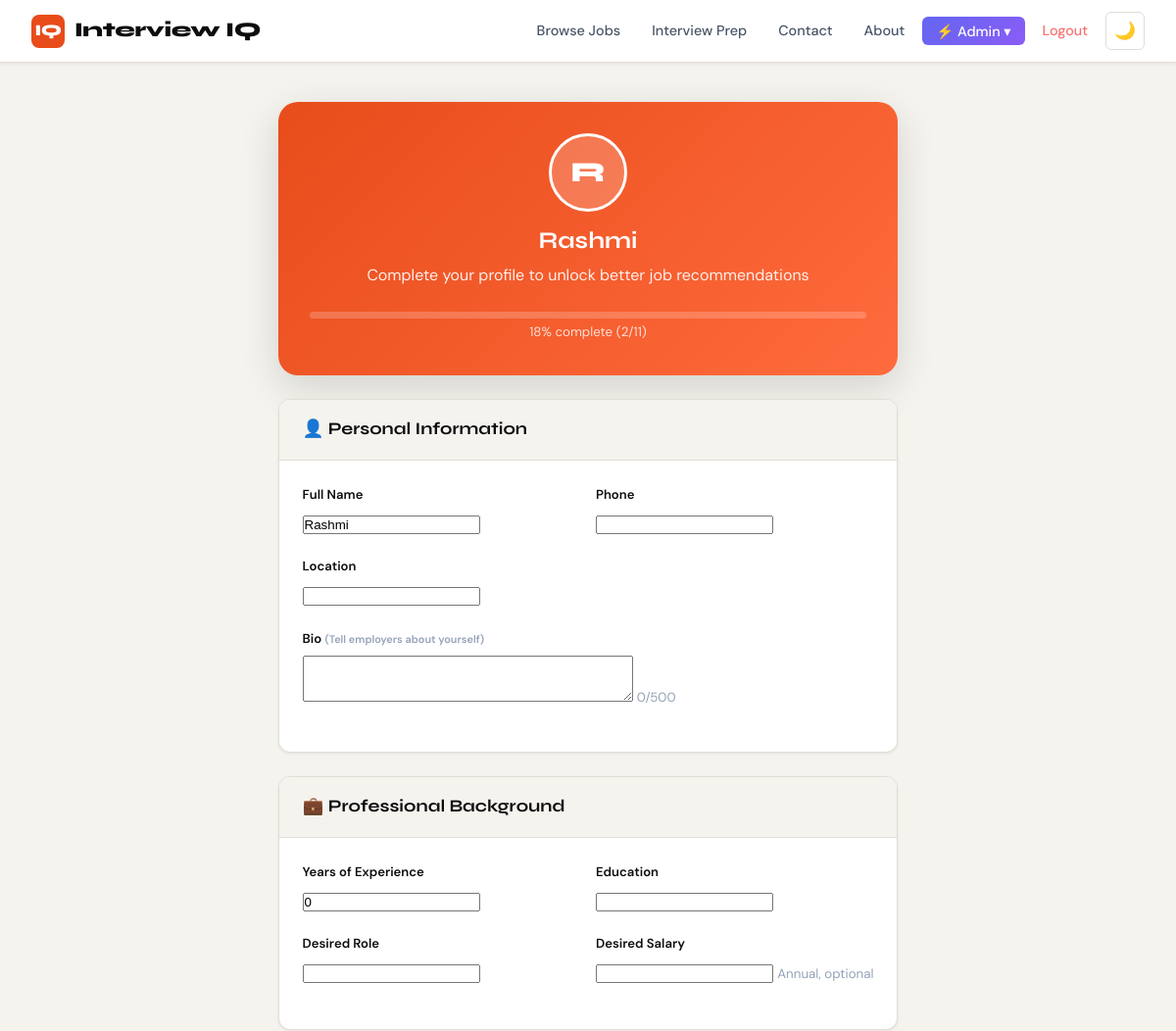
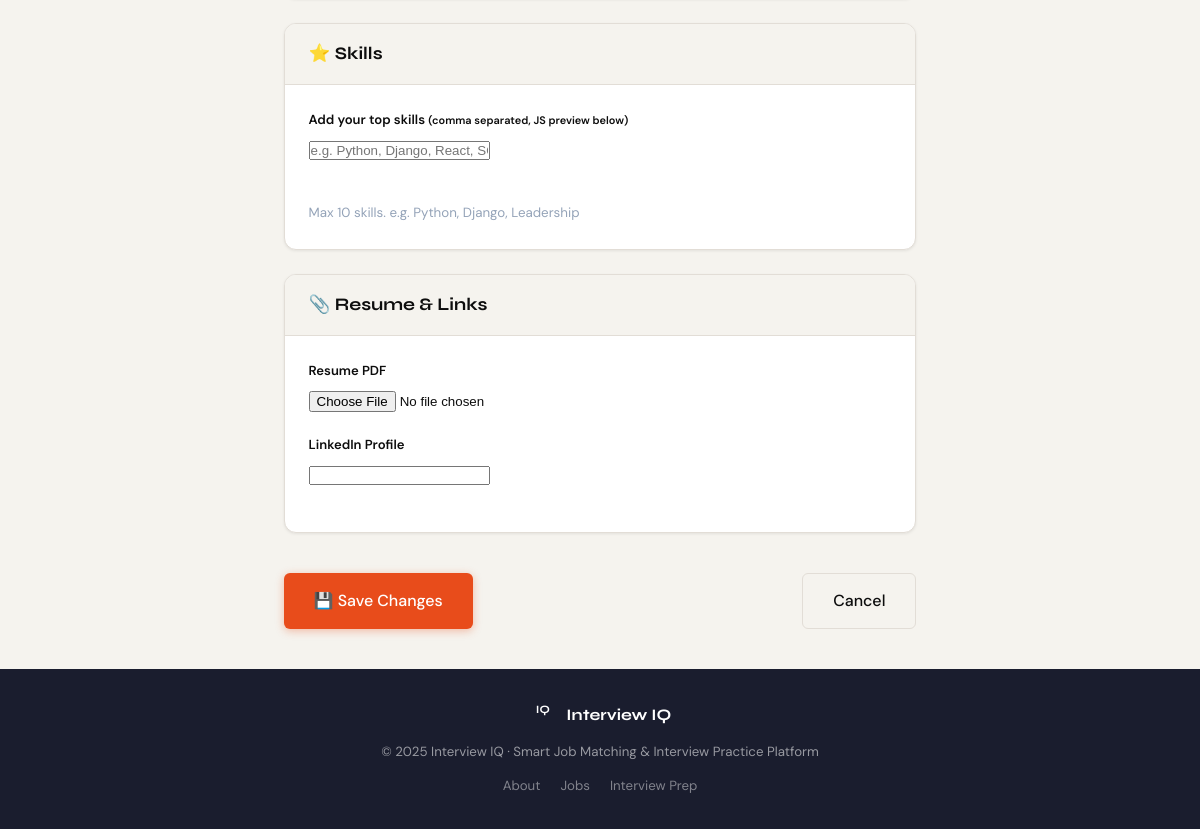
Screenshot of /accounts/profile/seeker/edit/ (signed in) with the database file from the repository (2 pictures, top to bottom).
### accounts/models.py (models this page shows, shortened)
class JobSeekerProfile(models.Model):
    user = models.OneToOneField(User, on_delete=models.CASCADE, related_name='seeker_profile')
    full_name = models.CharField(max_length=150)
    phone = models.CharField(max_length=20, blank=True)
    location = models.CharField(max_length=100, blank=True)
    bio = models.TextField(blank=True)
    skills = models.TextField(blank=True, help_text='Comma-separated skills')
    experience_years = models.PositiveIntegerField(default=0)
    education = models.CharField(max_length=200, blank=True)
    resume = models.FileField(upload_to='resumes/', blank=True, null=True)
    linkedin = models.URLField(blank=True)
    desired_role = models.CharField(max_length=150, blank=True)
    desired_salary = models.PositiveIntegerField(null=True, blank=True)
    created_at = models.DateTimeField(auto_now_add=True)

class User(AbstractUser):
    USER_TYPE_CHOICES = (('jobseeker', 'Job Seeker'), ('company', 'Company'), ('admin', 'Admin'))
    user_type = models.CharField(max_length=20, choices=USER_TYPE_CHOICES, default='jobseeker')
    email = models.EmailField(unique=True)
    def is_admin_user(self):
        return self.user_type == 'admin' or self.is_superuser

### accounts/views.py (the view)
# urls.py: path('profile/seeker/edit/', views.edit_seeker_profile, name='edit_seeker_profile'),
@login_required
def edit_seeker_profile(request):
    profile = request.user.seeker_profile
    if request.method == 'POST':
        form = JobSeekerProfileForm(request.POST, request.FILES, instance=profile)
        if form.is_valid():
            form.save()
            messages.success(request, "Profile updated successfully!")
            return redirect('seeker_dashboard')
    else:
        form = JobSeekerProfileForm(instance=profile)
    return render(request, 'accounts/edit_profile.html', {'form': form, 'profile_type': 'seeker'})

### accounts/forms.py
class JobSeekerProfileForm(forms.ModelForm):
    class Meta:
        model = JobSeekerProfile
        exclude = ['user']
        widgets = {
            'bio': forms.Textarea(attrs={'rows': 3}),
            'skills': forms.TextInput(attrs={'placeholder': 'e.g. Python, Django, React, SQL'}),
        }

### templates/accounts/edit_profile.html (shortened to what this page needs)
{% extends 'base.html' %}
{% load static %}
{% block content %}
<div class="page-container" style="max-width: 900px;">
  <div class="profile-hero mb-3" style="background: linear-gradient(135deg, var(--accent), var(--accent-light)); color: white; padding: 2rem; border-radius: var(--radius-lg); text-align: center; box-shadow: var(--shadow-lg);">
    <div class="avatar-circle mb-2 mx-auto" style="width: 80px; height: 80px; background: rgba(255,255,255,0.2); border: 3px solid white; font-size: 1.8rem;">
      {{ form.full_name.value|default:request.user.username|slice:":1"|upper }}
    </div>
    <h2 style="margin: 0 0 0.5rem 0; font-size: 1.5rem;">{{ form.full_name.value|default:'Update your profile' }}</h2>
    <p style="opacity: 0.9;">Complete your profile to unlock better job recommendations</p>
    <div class="progress-wrap mt-3" style="background: rgba(255,255,255,0.2);">
    </div>
    <small id="progress-text" style="opacity: 0.8;">0% complete</small>
  </div>
  <form method="post" enctype="multipart/form-data" id="edit-profile-form">
    <div class="card mb-3">
      <div class="card-header">
        <h3 style="margin: 0; font-size: 1.1rem;">👤 Personal Information</h3>
      </div>
      <div class="card-body">
        <div class="grid-2 gap-2">
          <div class="form-group">
            <label class="form-label">Full Name</label>
            {{ form.full_name }}
          </div>
          <div class="form-group">
            <label class="form-label">Phone</label>
            {{ form.phone }}
          </div>
        </div>
        <div class="form-group">
          <label class="form-label">Location</label>
          {{ form.location }}
        </div>
        <div class="form-group">
          <label class="form-label">Bio <small class="text-muted">(Tell employers about yourself)</small></label>
          {{ form.bio }}
          <small id="bio-count" class="text-muted">0/500</small>
        </div>
      </div>
    </div>
    {% if profile_type == 'seeker' %}
    <div class="card mb-3">
      <div class="card-header">
        <h3 style="margin: 0; font-size: 1.1rem;">💼 Professional Background</h3>
      </div>
      <div class="card-body">
        <div class="grid-2 gap-2">
          <div class="form-group">
            <label class="form-label">Years of Experience</label>
            {{ form.experience_years }}
          </div>
          <div class="form-group">
            <label class="form-label">Education</label>
            {{ form.education }}
          </div>
        </div>
        <div class="grid-2 gap-2">
          <div class="form-group">
            <label class="form-label">Desired Role</label>
            {{ form.desired_role }}
          </div>
          <div class="form-group">
            <label class="form-label">Desired Salary</label>
            {{ form.desired_salary }}
            <small class="text-muted">Annual, optional</small>
          </div>
        </div>
      </div>
    </div>
    {% endif %}
    <div class="card mb-3">
      <div class="card-header">
        <h3 style="margin: 0; font-size: 1.1rem;">⭐ Skills</h3>
      </div>
      <div class="card-body">
        <div class="form-group">
          <label class="form-label">Add your top skills <small>(comma separated, JS preview below)</small></label>
          {{ form.skills }}
        </div>
        <small class="text-muted">Max 10 skills. e.g. Python, Django, Leadership</small>
      </div>
    </div>
    <div class="card mb-3">
      <div class="card-header">
        <h3 style="margin: 0; font-size: 1.1rem;">📎 Resume & Links</h3>
      </div>
      <div class="card-body">
        <div class="form-group">
          <label class="form-label">Resume PDF</label>
          {{ form.resume }}
        </div>
        {% if profile_type == 'seeker' %}
        <div class="form-group">
          <label class="form-label">LinkedIn Profile</label>
          {{ form.linkedin }}
        </div>
        {% endif %}
      </div>
    </div>
    <div class="d-flex gap-2 justify-between" style="padding-top: 1rem;">
      <button type="submit" class="btn btn-primary btn-lg" id="save-btn">
        💾 Save Changes
      </button>
      <a href="{% if profile_type == 'company' %}{% url 'company_dashboard' %}{% else %}{% url 'seeker_dashboard' %}{% endif %}" class="btn btn-outline-dark btn-lg">Cancel</a>
    </div>
  </form>
</div>
{% endblock %}

### static/css/style.css (style rules this page uses)
:root { --ink: #0d0d0d; --paper: #f5f3ee; --surface: #ffffff; --accent: #e84c1b; --accent-light: #ff6b3d; --accent-dim: #fde8e1; --gold: #d4a853; --gold-dim: #fdf3df; --slate: #4a5568; --muted: #8a9ab0; --border: #e2ddd6; --success: #2d7d46; --success-dim: #d4edda; --warning: #8a6200; --warning-dim: #fff3cd; --danger: #c0392b; --danger-dim: #fde8e6; --info: #1a6fa8; --info-dim: #d6eaf8; --shadow-sm: 0 1px 3px rgba(0,0,0,0.08); --shadow: 0 4px 16px rgba(0,0,0,0.10); --shadow-lg: 0 12px 40px rgba(0,0,0,0.14); --radius: 12px; --radius-sm: 6px; --radius-lg: 20px; }
*, *::before, *::after { box-sizing: border-box; margin: 0; padding: 0; }
html { scroll-behavior: smooth; }
body { font-family: 'DM Sans', system-ui, sans-serif; background: var(--paper); color: var(--ink); line-height: 1.65; min-height: 100vh; display: flex; flex-direction: column; }
h1,h2,h3,h4,h5,h6 { font-family: 'Syne', sans-serif; line-height: 1.15; font-weight: 700; }
a { color: inherit; text-decoration: none; transition: color 0.2s; }
.btn { display: inline-flex; align-items: center; gap: 8px; padding: 10px 22px; border-radius: var(--radius-sm); font-family: 'DM Sans', sans-serif; font-size: 0.9rem; font-weight: 500; border: none; cursor: pointer; transition: all 0.3s ease; text-decoration: none; white-space: nowrap; }
.btn-primary { background: var(--accent); color: white; box-shadow: 0 2px 8px rgba(232,76,27,0.35); }
.btn-outline-dark { background: transparent; color: var(--ink); border: 1.5px solid var(--border); }
.btn-lg { padding: 14px 30px; font-size: 1rem; }
.page-container { max-width: 1200px; margin: 0 auto; padding: 2.5rem 2rem; flex: 1; }
.card { background: var(--surface); border-radius: var(--radius); border: 1px solid var(--border); box-shadow: var(--shadow-sm); overflow: hidden; transition: box-shadow 0.25s, transform 0.25s; }
.card-body { padding: 1.5rem; }
.card-header { padding: 1.25rem 1.5rem; border-bottom: 1px solid var(--border); background: var(--paper); display: flex; justify-content: space-between; align-items: center; }
.form-group { margin-bottom: 1.2rem; }
.form-label { display: block; font-size: 0.82rem; font-weight: 600; margin-bottom: 0.4rem; }
.profile-hero { background: var(--ink); color: white; padding: 1.75rem 1.25rem; text-align: center; }
.avatar-circle { width: 64px; height: 64px; background: var(--accent); border-radius: 50%; display: grid; place-items: center; font-family: 'Syne', sans-serif; font-size: 1.4rem; font-weight: 800; color: white; margin: 0 auto 0.75rem; border: 3px solid rgba(255,255,255,0.2); }
.progress-wrap { background: var(--paper); border-radius: 100px; height: 7px; overflow: hidden; margin-top: 0.4rem; }
.grid-2 { display: grid; grid-template-columns: 1fr 1fr; gap: 1.5rem; }
.text-muted { color: var(--muted); }
.d-flex { display: flex; }
.gap-2 { gap: 1rem; }
.justify-between { justify-content: space-between; }
.mb-2 { margin-bottom: 1rem; }
.mb-3 { margin-bottom: 1.5rem; }
.mt-3 { margin-top: 1.5rem; }
.text-muted { color: #94a3b8; }

### static/css/home-enhancements.css (style rules this page uses)
:root { --dark-bg: #0a0a0a; --dark-paper: #1a1a1a; --dark-surface: #252525; --dark-border: #404040; --dark-muted: #a0a0a0; }
.card { transition: all 0.4s cubic-bezier(0.25, 0.46, 0.45, 0.94); }

### rows the page displays
JobSeekerProfile: full_name.value "R", full_name.value "Rashmi", full_name "Rashmi", experience_years "0"
